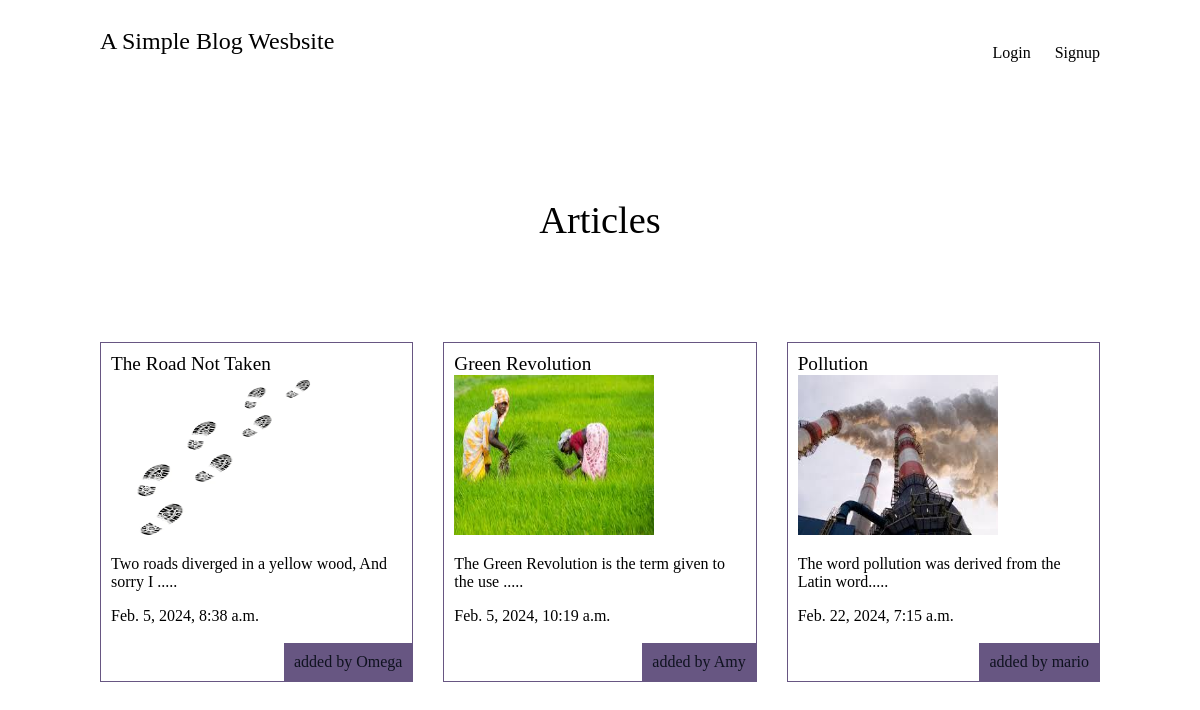
The app's page /articles/ with its own data.
### articles/models.py (models this page shows, shortened)
class Article(models.Model):
    title = models.CharField(max_length=100)
    slug = models.SlugField()
    body = models.TextField()
    date = models.DateTimeField(auto_now_add=True)
    thumb = models.ImageField(default='default.png',blank=True)
    author = models.ForeignKey(User,on_delete=models.CASCADE,default=None)
    def snippet(self):
        return self.body[:50]+'.....'

### articles/views.py (the view)
# urls.py: path('', views.article_list, name="list"),
def article_list(request):
    articles=Article.objects.all().order_by('date');
    return render(request,'articles/article_list.html',{'articles':articles})

### articles/templates/articles/article_list.html
{% extends 'base_layout.html' %}
{% block content %}
        <h1>Articles</h1>
        <div class="articles">
            {% for article in articles %}
            <div class="article">
                <h2><a href="{% url 'articles:detail' slug=article.slug %}">{{article.title}}</a></h2>
                <img src="{{article.thumb.url}}" height="160" width="200"/>
                <p>{{article.snippet}}</p>
                <p>{{article.date}}</p>
                <p class="author">added by {{ article.author.username }}</p>
            </div>
            {% endfor %}
        </div>
{% endblock %}

### templates/base_layout.html (shortened to what this page needs)
{% load static %}
<!DOCTYPE html>
<html>
    <head>
        <link rel="stylesheet" href="{% static 'styles.css' %}">
    </head>
    <body>
        <header class="wrapper">
            <h2><a href="{% url 'home' %}">A Simple Blog Wesbsite </a></h2>
            <nav>
                <ul>
                    {% if user.is_authenticated %}
                    <li>
                        <form class="logout-link" action="{% url 'accounts:logout' %}" method="post">
                          {% csrf_token %}
                          <button type="submit">Logout</button>
                        </form>
                    </li>
                    <li><a href="{% url 'articles:create' %}" class="highlight">New Article</a></li>
                    {% else %}
                    <li><a href="{% url 'accounts:login' %}">Login</a></li>
                    <li><a href="{% url 'accounts:signup' %}">Signup</a></li>
                    {% endif %}
                </ul>
            </nav>
        </header>
        <div class="wrapper">
            {% block content %}
            {% endblock %}
        </div>
</html>

### assets/styles.css (style rules this page uses)
body { background-color:#fff; background-image: url(bg1.jpg); background-repeat: no-repeat; color:#000000; }
body * { font-family:Ubuntu; }
h1,h2,h3,h4,h5 { font-weight:normal; margin: 0; }
a,a:hover, a:visited { color:#000000; text-decoration:none; }
.wrapper { max-width: 1000px; margin: 0 auto; }
div.wrapper h1 { text-align: center; margin: 100px auto; font-size: 2.4em; }
header { display: grid; grid-template-columns: 3fr 1fr; padding: 20px 0; }
nav { justify-self: end; }
nav li { display: inline-block; margin-left: 20px; }
.articles { display: grid; grid-template-columns: 1fr 1fr 1fr; grid-gap: 30px; }
.article { padding: 10px; border: 1px solid #675682; position: relative; padding-bottom: 40px; }
.article h2 { font-size: 1.2em; }
.article .author { padding: 10px; background: #675682; position: absolute; right: 0; bottom: 0; margin: 0; color: #0f121f; }

### records on screen
Article: title "The Road Not Taken", thumb (picture), snippet "Two roads diverged in a yellow wood, And sorry I .....", date "Feb. 5, 2024, 8:38 a.m.", author.username "Omega"
Article: title "Green Revolution", thumb (picture), snippet "The Green Revolution is the term given to the use .....", date "Feb. 5, 2024, 10:19 a.m.", author.username "Amy"
Article: title "Pollution", thumb (picture), snippet "The word pollution was derived from the Latin word.....", date "Feb. 22, 2024, 7:15 a.m.", author.username "mario"
